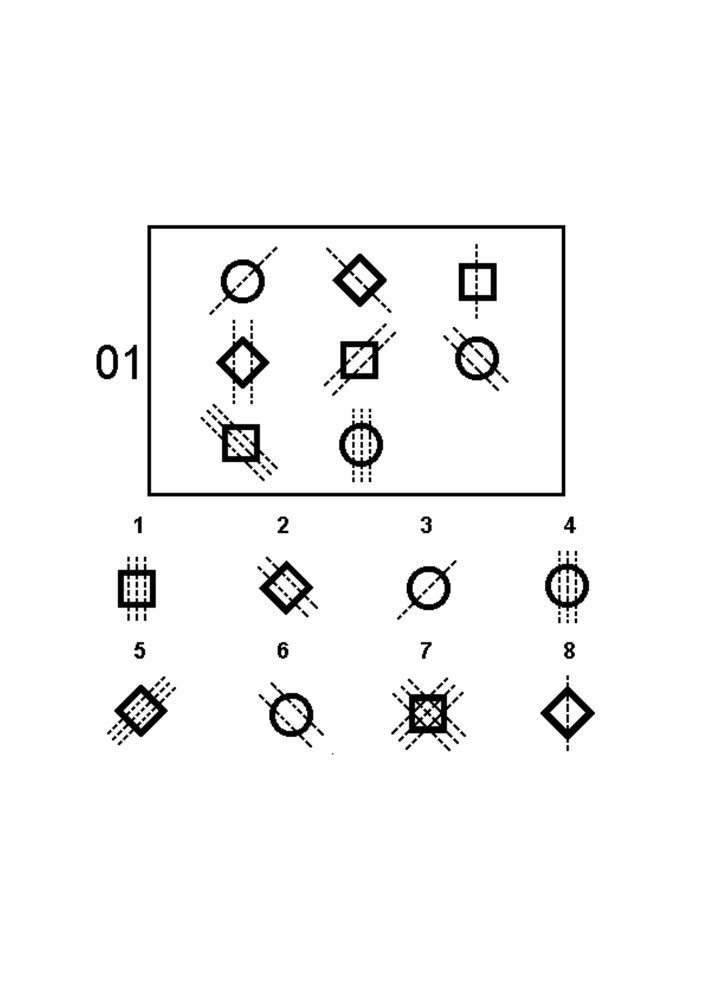
#> input picture static/images/images_source-2/source-2__1.jpg, 710 x 994 px, shrunk from 1667 x 2334 before the run; its folder holds only this picture in this run
$ python cutter.py
#> lines starting #> are read from the running program, lines starting #| are printed output that depends on the picture; after the words box and inside, x2 and y2 are one past the last pixel; in counts of white or black regions, pixels touching at a corner belong together
from PIL import Image
import numpy as np
import matplotlib.pylab as plt
import os
import json


def cut(img):
    for i in range(len(img)):
        if len(np.unique(img[i])) != 1:
            return img[i-40:, :]

def croop_and_count(file_path):
#> called with file_path = 'images_source-2/source-2__1.jpg'
    img = np.array(Image.open(file_path).convert('L'))
    img = (img>128)*255
#> img: shape (994, 710) int64; 96.7% white; 204 black regions (157 under 20 px), largest, box (x1, y1, x2, y2) and area: (147, 225, 565, 496) 4773, (403, 690, 453, 738) 1227, (114, 685, 168, 737) 1033

    for i in range(2):
        img = cut(img)
        img = img.T
        img = cut(img)
        img = img.T

        img = img[::-1, :]
        img = img[:, ::-1]
#> this loop made 2 passes
#> pass 1, in croop_and_count, `img = cut(img)`:
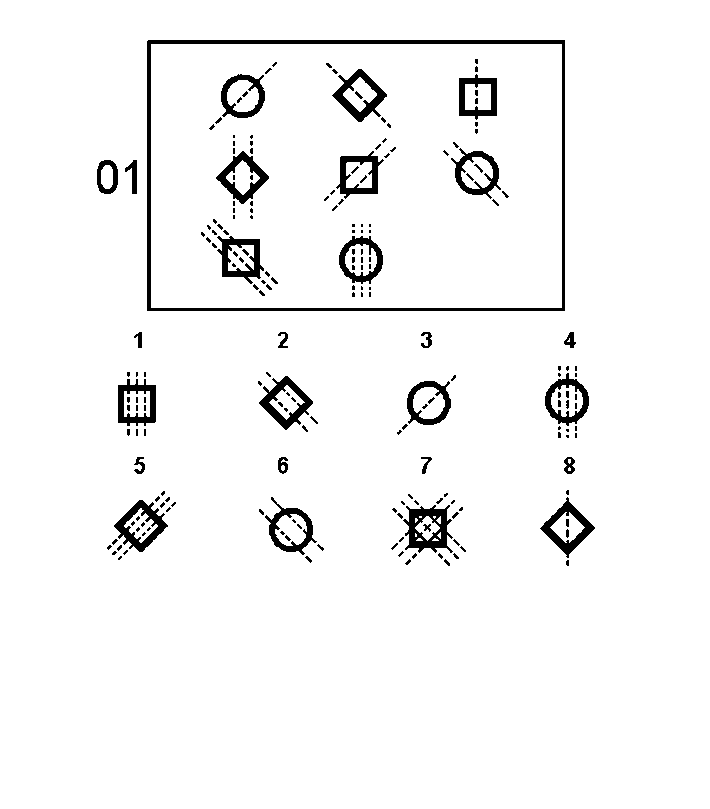
#> img: shape (809, 710) int64; 96% white; 204 black regions (157 under 20 px), largest, box (x1, y1, x2, y2) and area: (147, 40, 565, 311) 4773, (403, 505, 453, 553) 1227, (114, 500, 168, 552) 1033
#> pass 1, in croop_and_count, `img = img.T`:
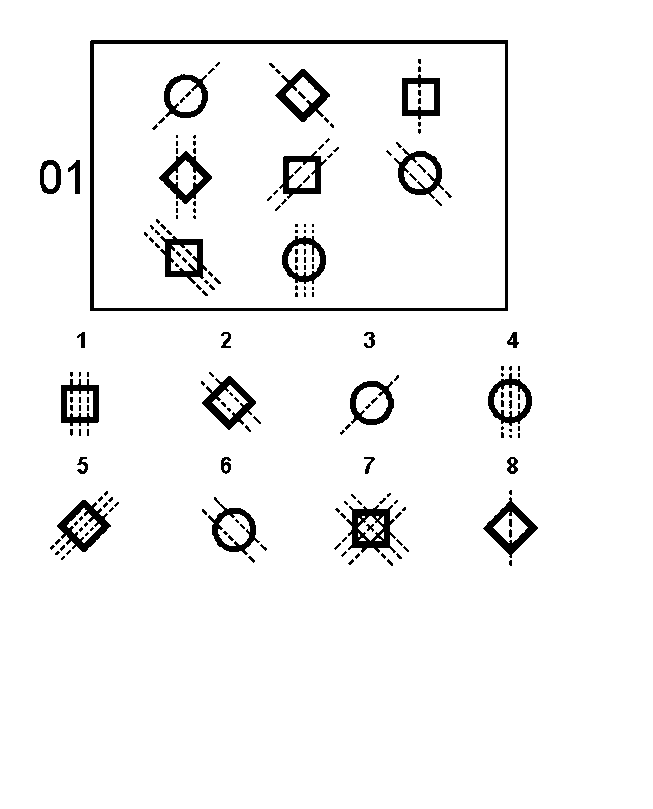
#> img: shape (809, 653) int64; 95.6% white; 204 black regions (157 under 20 px), largest, box (x1, y1, x2, y2) and area: (90, 40, 508, 311) 4773, (346, 505, 396, 553) 1227, (57, 500, 111, 552) 1033
#> after the loop:
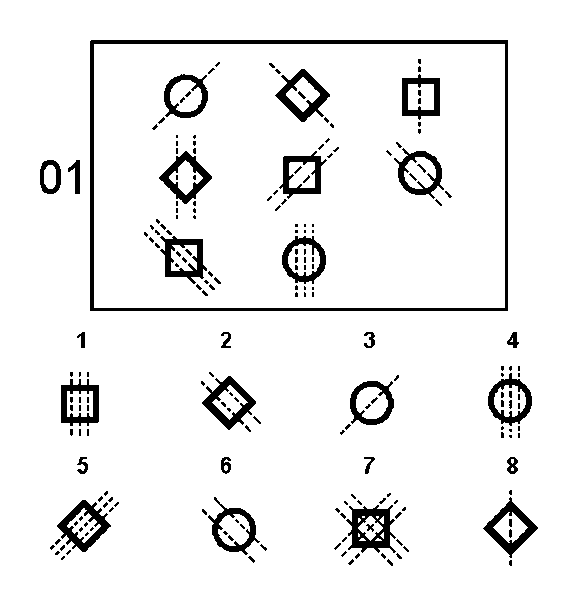
#> img: shape (606, 578) int64; 93.4% white; 204 black regions (157 under 20 px), largest, box (x1, y1, x2, y2) and area: (90, 40, 508, 311) 4773, (346, 505, 396, 553) 1227, (57, 500, 111, 552) 1033

    plt.imshow(img)

    imgt = img[500:, :].T
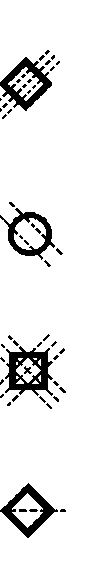
#> imgt: shape (578, 106) int64; 92.2% white; 50 black regions (40 under 20 px), largest, box (x1, y1, x2, y2) and area: (5, 346, 53, 396) 1227, (0, 57, 52, 111) 1033, (0, 483, 58, 538) 968
    plt.imshow(imgt)
    count = 0
    for i in range(1, len(imgt)):
        count += int(len(np.unique(imgt[i])) != len(np.unique(imgt[i-1])))
#> this loop made 577 passes
#> count on passes 1 to 3: 0, 0, 0
#> after the loop, count = 10

    img = Image.fromarray(img.astype('uint8'))
    img.save(file_path)

    return count


if __name__ == '__main__':
    files = os.listdir('images_source-2/')
    files.sort()
    l1 = []
    l2 = []
    l3 = []
    d = {}
    c = 0
    for c, file in enumerate(files):
        question_img, col_answers, rigth_answ = file, croop_and_count('images_source-2/' + file), "right"
#> question_img = 'source-2__1.jpg'; col_answers = 10; rigth_answ = 'right'
        print(c)
        if c < 24:
            d = {
                'question_img' : question_img,
                'col_answers' : croop_and_count('images_source-2/' + file),
                'rigth_answ' : "right"
            }
#> the loop in croop_and_count (call 2), `for i in range(2):` made 2 passes
#> pass 1, in croop_and_count (call 2), `img = img[::-1, :]`:
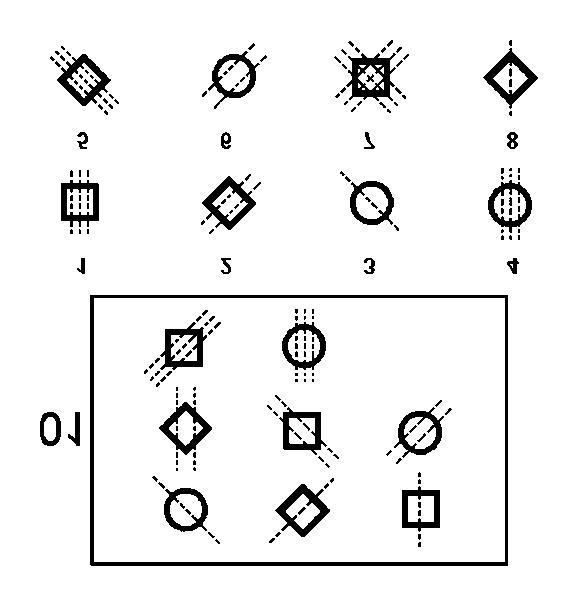
#> img: shape (606, 578) int64; 93.4% white; 204 black regions (157 under 20 px), largest, box (x1, y1, x2, y2) and area: (90, 295, 508, 566) 4773, (346, 53, 396, 101) 1227, (57, 54, 111, 106) 1033
#> pass 1, in croop_and_count (call 2), `img = img[:, ::-1]`:
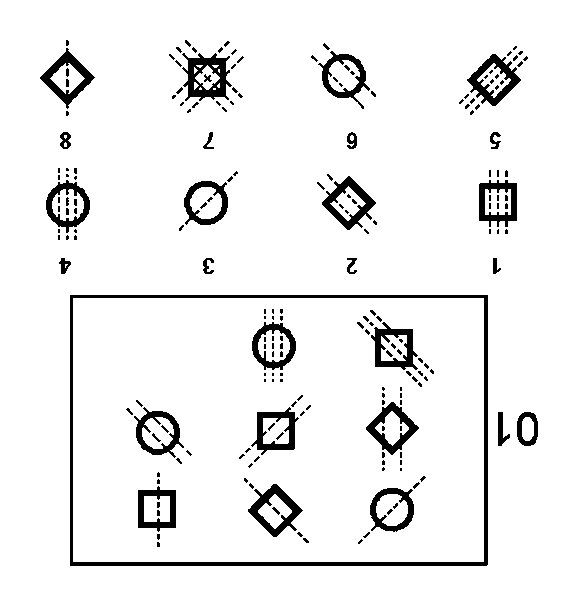
#> img: shape (606, 578) int64; 93.4% white; 204 black regions (157 under 20 px), largest, box (x1, y1, x2, y2) and area: (70, 295, 488, 566) 4773, (182, 53, 232, 101) 1227, (467, 54, 521, 106) 1033
#> pass 2, in croop_and_count (call 2), `img = img.T`:
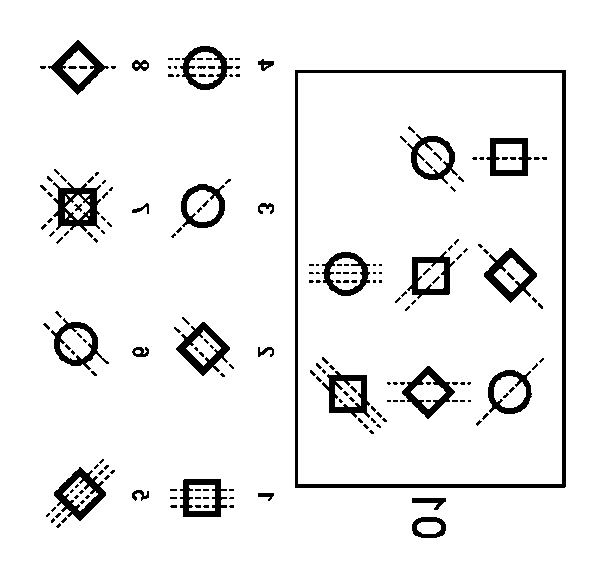
#> img: shape (578, 606) int64; 93.4% white; 204 black regions (157 under 20 px), largest, box (x1, y1, x2, y2) and area: (295, 70, 566, 488) 4773, (53, 182, 101, 232) 1227, (54, 467, 106, 521) 1033
#> the loop in croop_and_count (call 2), `for i in range(1, len(imgt)):` made 577 passes
#> after the loop in croop_and_count (call 2), `for i in range(1, len(imgt)):`: count = 10
#> d = {'question_img': 'source-2__1.jpg', 'col_answers': 10, 'rigth_answ': 'right'}

        if c >= 24 and c <50:
            d = {'question_img' : question_img }
            d ['col_answers'] = col_answers
            d ['rigth_answ'] = rigth_answ
            l2.append(d)
            c+=1

        if c > 49:
            d = {'question_img' : question_img }
            d ['col_answers'] = col_answers
            d ['rigth_answ'] = rigth_answ
            l3.append(d)
            c+=1
        # print(croop_and_count('images/' + file), file)
    print(l1, "\n","\n", l2, "\n", "\n", l3)

    with open ('questioons_base.json','w') as f:
        json.dump(l1,f, indent=2)
        json.dump(l2,f, indent=2)
        json.dump(l3,f, indent=2)
